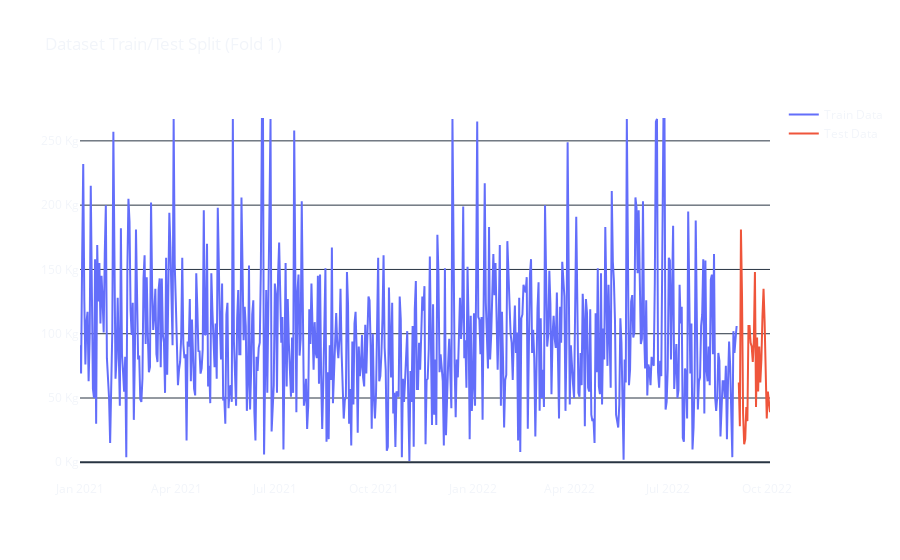
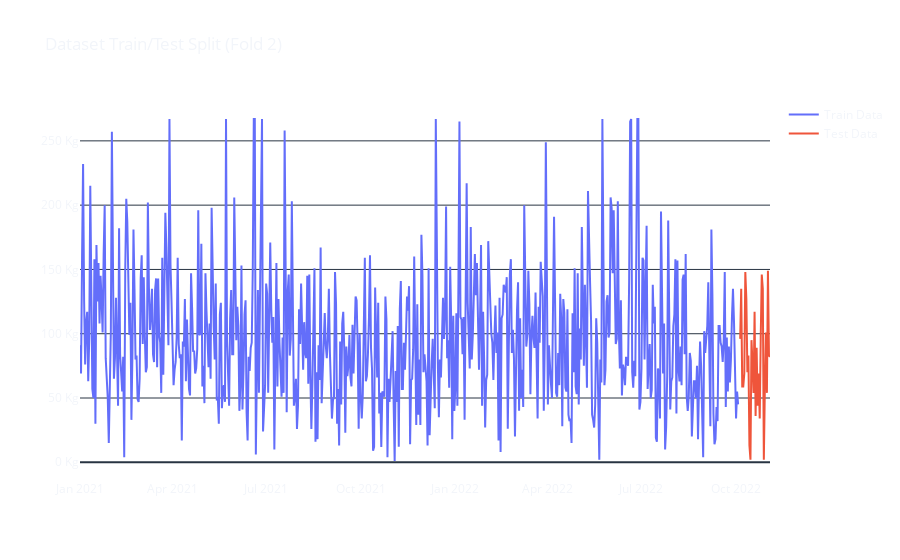

Source (notebook cell) for these figures, in order:
### Markdown cell above
**Our, we could do something more robust, and use time series `cross validation`, and use a `TimeSeriesSplit`.**

**> Note: `Cross-validation` is a technique used in machine learning to evaluate the performance of a model and to find the optimal model hyperparameters. It involves dividing the available data into several subsets or "_folds_." The model is trained on a subset of the data called the training set and then evaluated on the remaining subset called the validation set. This process is repeated several times, with different subsets of data being used for training and validation in each iteration. The results are then averaged to obtain a more accurate estimate of the model's performance.** 

**[`TimeSeriesSplit`](https://scikit-learn.org/stable/modules/generated/sklearn.model_selection.TimeSeriesSplit.html) is a `cross-validation` technique for time series data provided by the `scikit-learn` library. It is similar to the traditional `cross-validation` technique, but it is designed to preserve the temporal order of the data when splitting it into training and validation sets.**

**Below, we are breaking our training set into 4 folds, each test set has 30 days, with a 1-day gap between them.**

### Code cell
from sklearn.model_selection import TimeSeriesSplit

tss = TimeSeriesSplit(n_splits=4, test_size=30, gap=1)

fold= 0
for train_idx, val_idx in tss.split(df_scaled):
    train = df_scaled.iloc[train_idx]
    test = df_scaled.iloc[val_idx]
    
    fig = go.Figure()

    fig.add_trace(go.Scatter(x=train.index, 
                            y=train.sales,
                            name='Train Data', mode='lines'))

    fig.add_trace(go.Scatter(x=test.index, 
                            y=test.sales,
                            name='Test Data', mode='lines'))

    fig.update_xaxes(showgrid=False, showline=False, mirror=False)
    fig.update_yaxes(showgrid=True, ticksuffix=' Kg')
    fig.update_layout(
    template='plotly_dark',
    title=f"Dataset Train/Test Split (Fold {fold+1})",
    paper_bgcolor='rgba(0, 0, 0, 0)',
    plot_bgcolor='rgba(0, 0, 0, 0)',
    )
    fig.show()

    fold += 1

### Figure 1 — Plotly figure (JSON) as saved in the notebook; plotly's stock layout.template omitted (floating-point values rounded to 4 significant figures; data arrays with more than 128 entries replaced by an {"elided": "..."} marker saying what was removed)
{"data": [{"mode": "lines", "name": "Train Data", "type": "scatter", "x": {"elided": "611 str values"}, "y": {"elided": "611 float values"}}, {"mode": "lines", "name": "Test Data", "type": "scatter", "x": ["2022-09-05T00:00:00", "2022-09-06T00:00:00", "2022-09-07T00:00:00", "2022-09-08T00:00:00", "2022-09-09T00:00:00", "2022-09-10T00:00:00", "2022-09-11T00:00:00", "2022-09-12T00:00:00", "2022-09-13T00:00:00", "2022-09-14T00:00:00", "2022-09-15T00:00:00", "2022-09-16T00:00:00", "2022-09-17T00:00:00", "2022-09-18T00:00:00", "2022-09-19T00:00:00", "2022-09-20T00:00:00", "2022-09-21T00:00:00", "2022-09-22T00:00:00", "2022-09-23T00:00:00", "2022-09-24T00:00:00", "2022-09-25T00:00:00", "2022-09-26T00:00:00", "2022-09-27T00:00:00", "2022-09-28T00:00:00", "2022-09-29T00:00:00", "2022-09-30T00:00:00", "2022-10-01T00:00:00", "2022-10-02T00:00:00", "2022-10-03T00:00:00", "2022-10-04T00:00:00"], "y": [62, 28, 181, 130, 38, 14, 18, 43, 32, 106, 106, 93, 90, 78, 95, 148, 43, 97, 55, 90, 62, 80, 113, 135, 109, 67, 34, 55, 45, 39]}], "layout": {"paper_bgcolor": "rgba(0, 0, 0, 0)", "plot_bgcolor": "rgba(0, 0, 0, 0)", "title": {"text": "Dataset Train/Test Split (Fold 1)"}, "xaxis": {"mirror": false, "showgrid": false, "showline": false}, "yaxis": {"showgrid": true, "ticksuffix": " Kg"}}}

### Figure 2 — Plotly figure (JSON) as saved in the notebook; plotly's stock layout.template omitted (floating-point values rounded to 4 significant figures; data arrays with more than 128 entries replaced by an {"elided": "..."} marker saying what was removed)
{"data": [{"mode": "lines", "name": "Train Data", "type": "scatter", "x": {"elided": "641 str values"}, "y": {"elided": "641 float values"}}, {"mode": "lines", "name": "Test Data", "type": "scatter", "x": ["2022-10-05T00:00:00", "2022-10-06T00:00:00", "2022-10-07T00:00:00", "2022-10-08T00:00:00", "2022-10-09T00:00:00", "2022-10-10T00:00:00", "2022-10-11T00:00:00", "2022-10-12T00:00:00", "2022-10-13T00:00:00", "2022-10-14T00:00:00", "2022-10-15T00:00:00", "2022-10-16T00:00:00", "2022-10-17T00:00:00", "2022-10-18T00:00:00", "2022-10-19T00:00:00", "2022-10-20T00:00:00", "2022-10-21T00:00:00", "2022-10-22T00:00:00", "2022-10-23T00:00:00", "2022-10-24T00:00:00", "2022-10-25T00:00:00", "2022-10-26T00:00:00", "2022-10-27T00:00:00", "2022-10-28T00:00:00", "2022-10-29T00:00:00", "2022-10-30T00:00:00", "2022-10-31T00:00:00", "2022-11-01T00:00:00", "2022-11-02T00:00:00", "2022-11-03T00:00:00"], "y": [96, 135, 59, 59, 69, 148, 127, 70, 83, 13, 2, 95, 77, 54, 117, 36, 89, 44, 69, 34, 98, 146, 135, 2, 58, 101, 54, 149, 83, 82]}], "layout": {"paper_bgcolor": "rgba(0, 0, 0, 0)", "plot_bgcolor": "rgba(0, 0, 0, 0)", "title": {"text": "Dataset Train/Test Split (Fold 2)"}, "xaxis": {"mirror": false, "showgrid": false, "showline": false}, "yaxis": {"showgrid": true, "ticksuffix": " Kg"}}}
